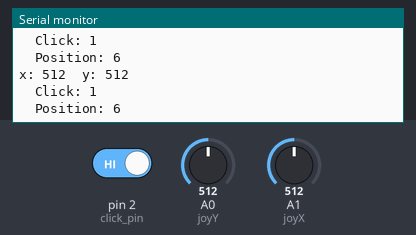
A sketch run on a simulated Arduino Uno, built with avr-gcc and run on an emulated ATmega328P. On the bench: the last lines printed to the serial monitor. The test bench sets the inputs (shaded band); at power-on: A0 (joyY) = 512, A1 (joyX) = 512, pin 2 (click_pin) HIGH.

Above: at 1.2 s.
1.3 s: A0 (joyY) set to 716
At 1.65 s:
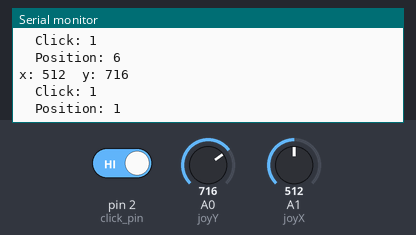
2.8 s: A1 (joyX) set to 551
At 3.46 s:
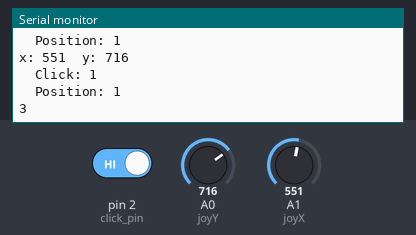
5.1 s: pin 2 (click_pin) driven LOW
6.6 s: A1 (joyX) set to 511
At 7.06 s:
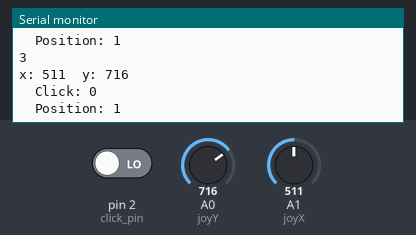
8.1 s: A0 (joyY) set to 900
At 8.41 s:
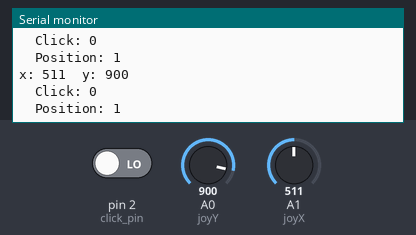
Timing chart, 0 to 10.6 s (numbered marks = the images above; inputs shaded):
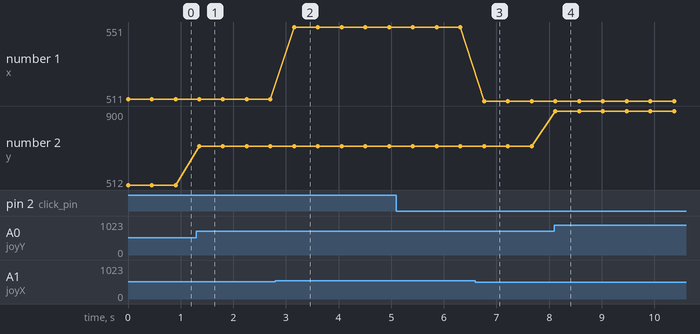

Measured:
- the behaviour switches between 533 and 534 on A1 (joyX) (found by bisection; images 1 and 2)
- after the input at 1.3 s, the serial monitor: prints a new line after 0.05 s (image 1)
- after the input at 2.8 s, the serial monitor: prints a new line after 0.36 s (image 2)
- after the input at 6.6 s, the serial monitor: prints a new line after 0.17 s (image 3)
- after the input at 8.1 s, the serial monitor: prints a new line at once (image 4)
- plotted number 1: 512 → 551 after the input at 2.8 s, 551 → 511 after the input at 6.6 s
- plotted number 2: 512 → 716 after the input at 1.3 s, 716 → 900 after the input at 8.1 s

The sketch:

Joystick_LED_transmitter.ino
```cpp
#include <RCSwitch.h>
RCSwitch mySwitch = RCSwitch();

#define joyX A1
#define joyY A0
#define click_pin 2

int hozdead = 503;
int verdead = 493;
int pos = 0;
int xValue = 0; //zeroes at 494
int yValue = 0; //zeroes at 504
int clickValue = 1; //will become zero if the button is pressed


void setup() {

  Serial.begin(9600);
  mySwitch.enableTransmit(10);

}

void loop() {

  //Read Joystick
  xValue = analogRead(joyX);
  yValue = analogRead(joyY);
  clickValue = digitalRead(click_pin);

  Serial.print("x: ");
  Serial.print(xValue);
  Serial.print("\t");
  Serial.print("y: ");
  Serial.println(yValue);
  Serial.print("\t");
  Serial.print("Click: ");
  Serial.println(clickValue);
  Serial.print("\t");
  Serial.print("Position: ");

  //Joystick Up
  if (yValue > verdead + 30){pos = 1; Serial.println(pos);}

  //Joystick Down
  if (yValue < verdead - 30){pos = 2; Serial.println(pos);}

  //Joystick Left
  if (xValue > hozdead + 30){pos = 3; Serial.println(pos);}

  //Joystick Right
  if (xValue < hozdead - 30){pos = 4; Serial.println(pos);}

  //Joystick approx. centred
  if (yValue > verdead - 20 && yValue < verdead + 20 && xValue > hozdead - 20 && xValue < hozdead + 20)
  {pos=6; Serial.println(pos);}

  if (clickValue != 1){pos = 5;}

  mySwitch.send(pos, 24);

  pos = 0;
}
```
